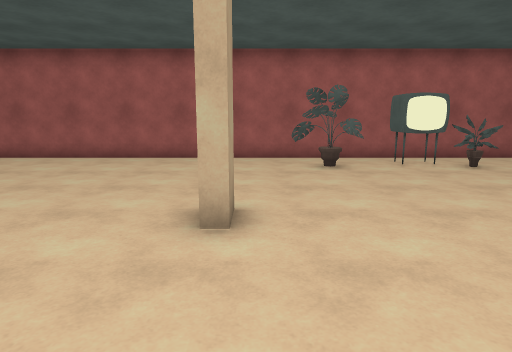
[1] (above)

16 first-person views from a walk through a 3-D level made in the Unity game engine. The camera is 1.5 m above the floor, tilts 10° down and sees 75° across. The floor is counted in squares, 1 m on a side. Each view is taken from the middle of a square. On the plan, view 1 faces up. The plan holds only what a view shows up to about 15 squares ahead; the rest is blank. The player character is not drawn. Some surface patterns are stand-ins.

[2]
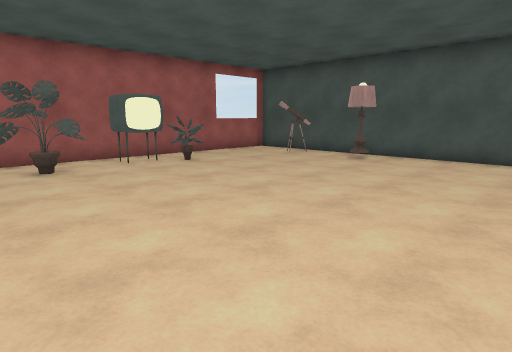

[3]
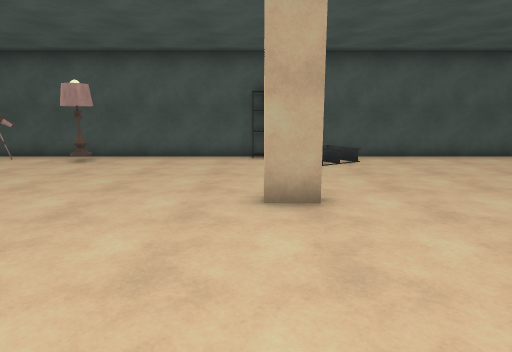

[4]
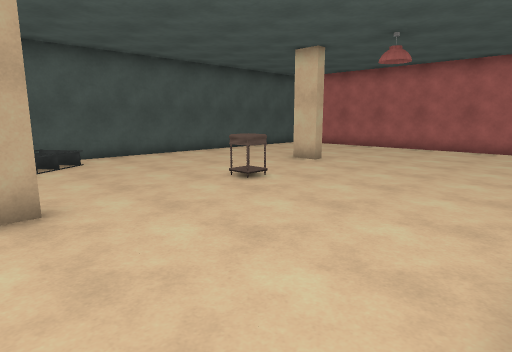

[5]
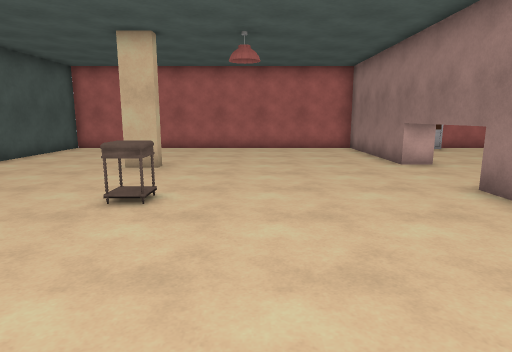

[6]
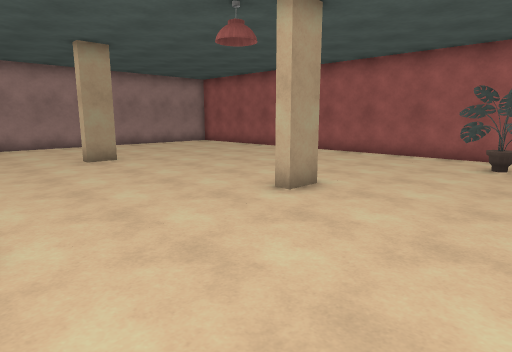

[7]
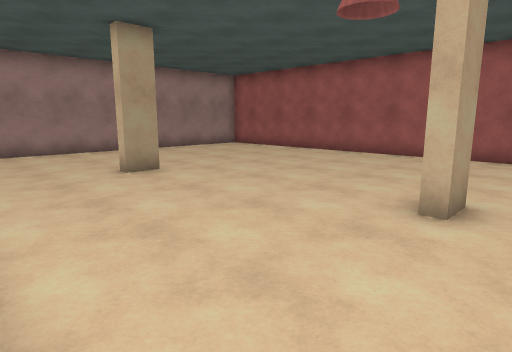

[8]
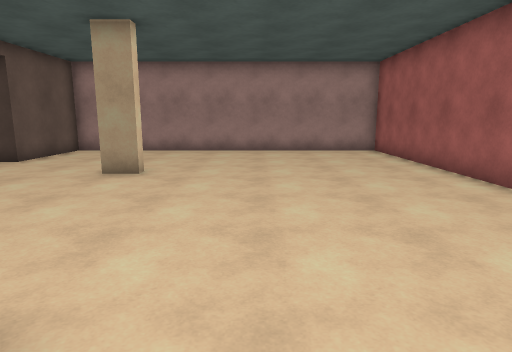

[9]
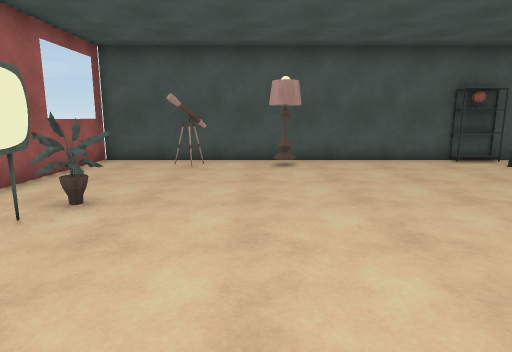

[10]
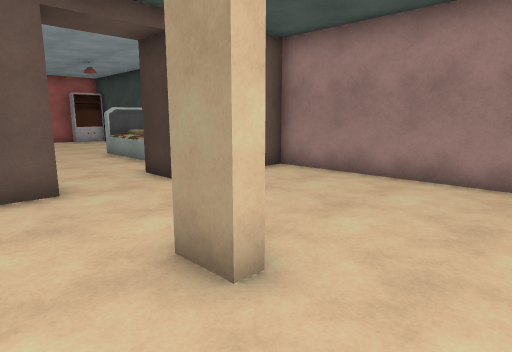

[11]
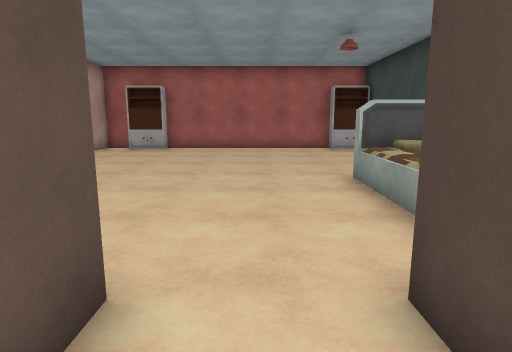

[12]
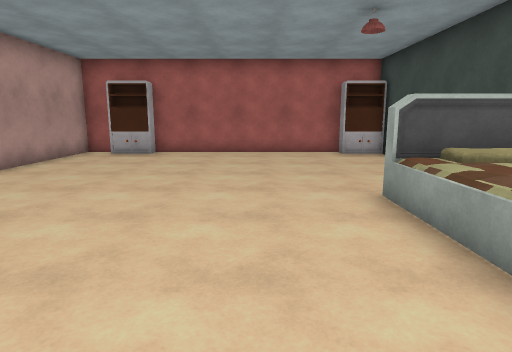

[13]
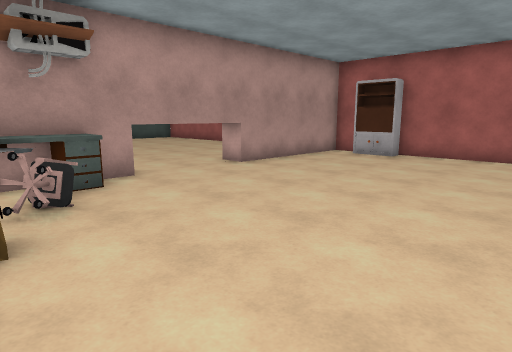

[14]
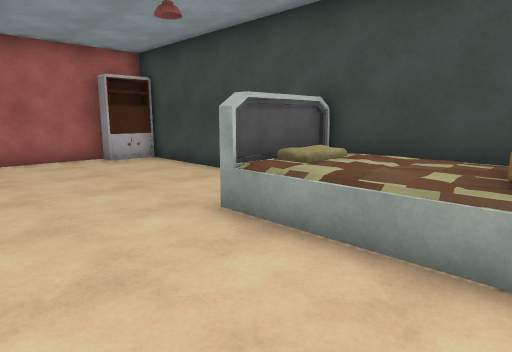

[15]
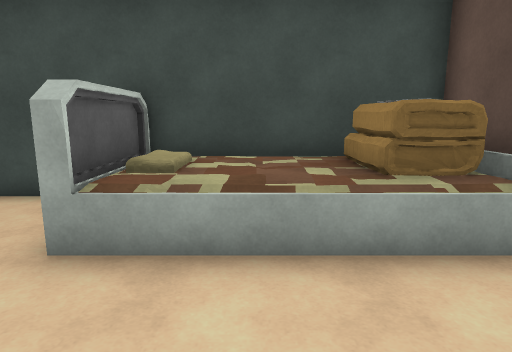

[16]
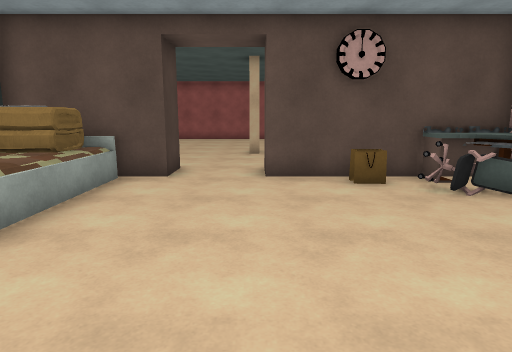

### Floor plan
Key: @ floor where view 1 was taken; # wall or solid block; x gap in a wall; . floor; ^ raised ledge; P plant; T TV; L lamp; H thing the floor can be seen under or through; B bed; K bookshelf; C chair; A table.
Columns run from 15 left of view 1 to 13 right of it. Each row starts with its distance up from view 1.
 13 #############################
 12 #...........................#
 11 #................P..TT......#
 10 #................PP.T.P.....#
  9 #..........................x#
  8 #...........................#
  7 #...........................#
  6 #..........................L#
  5 #.............#.............#
  4 #...........................#
  3 #......#....................#
  2 #...........................#
  1 #...........................#
  0 #..............@............#
 -1 #####...#       .....#.   ..#
 -2     #...#       ........... #
 -3   BB.....##AAA  ............#
 -4  BBB.......CCA  ............#
 -5  BBB........CA .............#
 -6  BBB..........H......^......#
 -7  BBB..........H.............#
 -8  BBB..........H.............#
 -9   ............H.............#
-10 #.............H.......#.....#
-11 #.............H.............#
-12 #.............#.............#
-13 #.............#......... ...#
-14 #.............#.........  ..#
-15 #.............#.........  ..#
-16 ##K........ #.#  ....
-17  ##############  ####

Positions as (right, up) in squares from view 1, and headings:
1: (0, 0), facing up
2: (0, 0), facing up-right
3: (0, 0), facing right
4: (0, 0), facing down-right
5: (4, 0), facing down
6: (4, -1), facing up-left
7: (1, -1), facing up-left
8: (1, 7), facing left
9: (1, 7), facing right
10: (-6, 6), facing down-left
11: (-9, 0), facing down
12: (-9, -2), facing down
13: (-10, -3), facing down-right
14: (-8, -4), facing down-left
15: (-8, -6), facing left
16: (-8, -11), facing up
